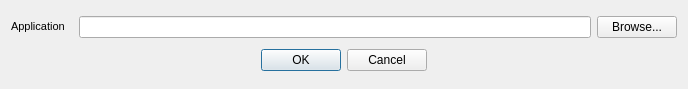
<?xml version="1.0" encoding="UTF-8"?>
<ui version="4.0">
 <class>RunAppParametersDialog</class>
 <widget class="QDialog" name="RunAppParametersDialog">
  <property name="windowModality">
   <enum>Qt::WindowModal</enum>
  </property>
  <property name="geometry">
   <rect>
    <x>0</x>
    <y>0</y>
    <width>688</width>
    <height>89</height>
   </rect>
  </property>
  <property name="sizePolicy">
   <sizepolicy hsizetype="Preferred" vsizetype="Fixed">
    <horstretch>0</horstretch>
    <verstretch>0</verstretch>
   </sizepolicy>
  </property>
  <property name="minimumSize">
   <size>
    <width>293</width>
    <height>89</height>
   </size>
  </property>
  <property name="maximumSize">
   <size>
    <width>16777215</width>
    <height>89</height>
   </size>
  </property>
  <property name="windowTitle">
   <string/>
  </property>
  <layout class="QVBoxLayout" name="verticalLayout">
   <item>
    <layout class="QHBoxLayout" name="horizontalLayout">
     <item>
      <widget class="QLabel" name="label_ApplicationName">
       <property name="sizePolicy">
        <sizepolicy hsizetype="Fixed" vsizetype="Fixed">
         <horstretch>0</horstretch>
         <verstretch>0</verstretch>
        </sizepolicy>
       </property>
       <property name="minimumSize">
        <size>
         <width>62</width>
         <height>0</height>
        </size>
       </property>
       <property name="font">
        <font>
         <pointsize>8</pointsize>
        </font>
       </property>
       <property name="text">
        <string>Application</string>
       </property>
      </widget>
     </item>
     <item>
      <widget class="QLineEdit" name="lineEdit_ApplicationName">
       <property name="sizePolicy">
        <sizepolicy hsizetype="Expanding" vsizetype="Fixed">
         <horstretch>0</horstretch>
         <verstretch>0</verstretch>
        </sizepolicy>
       </property>
       <property name="minimumSize">
        <size>
         <width>100</width>
         <height>22</height>
        </size>
       </property>
       <property name="maximumSize">
        <size>
         <width>16777215</width>
         <height>22</height>
        </size>
       </property>
      </widget>
     </item>
     <item>
      <widget class="QPushButton" name="pushButton_ApplicationName">
       <property name="sizePolicy">
        <sizepolicy hsizetype="Fixed" vsizetype="Fixed">
         <horstretch>0</horstretch>
         <verstretch>0</verstretch>
        </sizepolicy>
       </property>
       <property name="text">
        <string>Browse...</string>
       </property>
      </widget>
     </item>
    </layout>
   </item>
   <item>
    <layout class="QHBoxLayout" name="horizontalLayout_2">
     <item>
      <spacer name="horizontalSpacer">
       <property name="orientation">
        <enum>Qt::Horizontal</enum>
       </property>
       <property name="sizeType">
        <enum>QSizePolicy::Ignored</enum>
       </property>
       <property name="sizeHint" stdset="0">
        <size>
         <width>40</width>
         <height>20</height>
        </size>
       </property>
      </spacer>
     </item>
     <item>
      <widget class="QDialogButtonBox" name="buttonBox">
       <property name="sizePolicy">
        <sizepolicy hsizetype="Fixed" vsizetype="Fixed">
         <horstretch>0</horstretch>
         <verstretch>0</verstretch>
        </sizepolicy>
       </property>
       <property name="minimumSize">
        <size>
         <width>0</width>
         <height>0</height>
        </size>
       </property>
       <property name="orientation">
        <enum>Qt::Horizontal</enum>
       </property>
       <property name="standardButtons">
        <set>QDialogButtonBox::Cancel|QDialogButtonBox::Ok</set>
       </property>
       <property name="centerButtons">
        <bool>true</bool>
       </property>
      </widget>
     </item>
     <item>
      <spacer name="horizontalSpacer_2">
       <property name="orientation">
        <enum>Qt::Horizontal</enum>
       </property>
       <property name="sizeType">
        <enum>QSizePolicy::Ignored</enum>
       </property>
       <property name="sizeHint" stdset="0">
        <size>
         <width>40</width>
         <height>20</height>
        </size>
       </property>
      </spacer>
     </item>
    </layout>
   </item>
  </layout>
 </widget>
 <resources/>
 <connections>
  <connection>
   <sender>buttonBox</sender>
   <signal>accepted()</signal>
   <receiver>RunAppParametersDialog</receiver>
   <slot>accept()</slot>
   <hints>
    <hint type="sourcelabel">
     <x>248</x>
     <y>254</y>
    </hint>
    <hint type="destinationlabel">
     <x>157</x>
     <y>274</y>
    </hint>
   </hints>
  </connection>
  <connection>
   <sender>buttonBox</sender>
   <signal>rejected()</signal>
   <receiver>RunAppParametersDialog</receiver>
   <slot>reject()</slot>
   <hints>
    <hint type="sourcelabel">
     <x>316</x>
     <y>260</y>
    </hint>
    <hint type="destinationlabel">
     <x>286</x>
     <y>274</y>
    </hint>
   </hints>
  </connection>
 </connections>
</ui>
